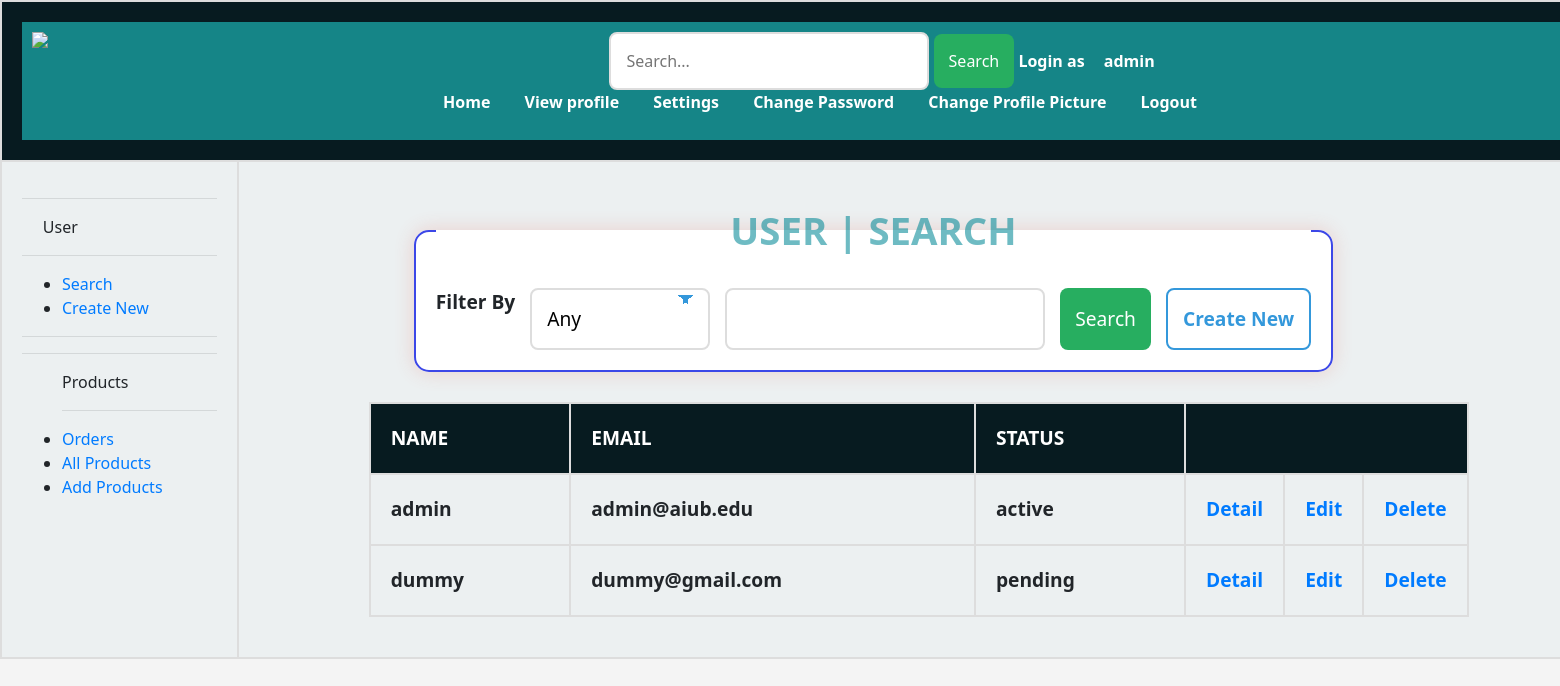
The page /app/admin/search.php (signed in) on the database its author committed.
### tables this page shows
CREATE TABLE `users` (
  `username` varchar(20) NOT NULL,
  `usertype` varchar(20) NOT NULL,
  `password` varchar(20) NOT NULL,
  `name` varchar(50) NOT NULL,
  `email` varchar(50) NOT NULL,
  `gender` varchar(50) NOT NULL,
  `dob` varchar(15) NOT NULL,
  `pp` varchar(500) NOT NULL,
  `address` varchar(255) NOT NULL,
  `status` varchar(255) NOT NULL,
  `regdate` varchar(255) NOT NULL,
  `lastlogin` varchar(255) NOT NULL
);

### data/db.php (called while the page is built, shortened)
<?php
    $host="127.0.0.1";
    $user="root";
    $pass="";
    $dbname="ecommerce";
    $port=3306;
    function executeSQL($sql){
        global $host, $user, $pass, $dbname, $port;
        $link=mysqli_connect($host, $user, $pass, $dbname, $port);
        $result = mysqli_query($link, $sql);
        return $result;
    }
?>

### data/admin_user_service.php (called while the page is built, shortened)
<?php
	if(require_once("db.php"))
    {
	 function getAllUsers(){
            $sql = "SELECT * FROM users";
            $result = executeSQL($sql);
            $allUser = array();
			for($i=0; $row=mysqli_fetch_assoc($result); ++$i)
			{
            $allUser[$i] = $row;
			}
            return $allUser;
            }
    }
	else
    {
            echo "Database not found";
	}
?>

### app/admin/search.php (the view, shortened to what this page needs)
<?php include "../../data/admin_user_service.php"; ?>
<?php
    if ($_SERVER['REQUEST_METHOD'] == "POST") {
        $searchKey = $_POST['search'];
        $searchfilter = $_REQUEST['filter'];
        if($searchfilter == "any")
        {
            $AllUser = getAllUsers();
        }
        else if($searchfilter == "name")
        {
            $AllUser = getUsersByName($searchKey);
        }
         else if($searchfilter == "email")
        {
            $AllUser = getUsersByEmail($searchKey);
        }
        else if($searchfilter == "status")
        {
            $AllUser = getUsersByStatus($searchKey);
        }
        else
         {
             $AllUser = getUsersByType($searchKey);
         }
    }
    else
    {
         $AllUser = getAllUsers();
    }
?>
<!DOCTYPE html>
<html lang="en">
<head>
<link rel="stylesheet" href="https://cdn.jsdelivr.net/npm/bootstrap@4.0.0/dist/css/bootstrap.min.css">
<link rel="stylesheet" href="../visitor/CSS/home.css">
<link rel="stylesheet" href="css/loggedin.css">
<link rel="stylesheet" href="css/profile.css">
<link rel="stylesheet" href="css/search.css">
</head>
<body width="1600">
	<table width="1600" border="1" align="center" cellpadding="0" cellspacing="0">
    <tr>
		<th colspan="4" align="center" width="60%">
			<nav>
				<a href="loggedin.php"><img src="pictures\eshop_logo.png" align="left" align="top" width="20%"></a>
				<div class="search-bar">
					<input type="text" class="search-input" placeholder="Search...">
					<button class="search-button">Search</button>
				</div>
				Login as <a href="profile.php"><?= $_SESSION['user']['name']; ?></a>
            <div class="sidebar">
                <ul>
                 <a href="loggedin.php">Home</a></li>
                   <a href="profile.php">View profile</a></li>
                    <a href="editprofile.php">Settings</a>
                    <a href="changepass.php">Change Password</a></li>
                    <a href="changepp.php">Change Profile Picture</a></li>
                   <a href="logouthandler.php">Logout</a></li>
                </ul>
            </div>
			</tr>
			<td width="200" valign="top">
				<hr>
				<span>&nbsp;&nbsp;&nbsp;&nbsp;&nbsp;User</span><br>
				<hr>
				<ul>
					<li><a href="search.php">Search</a></li>
					<li><a href="create.php">Create New</a></li>
				</ul>
				<hr>
        <hr>
        <ul>
            Products
            <hr>
			<li><a href="pending.php">Orders</a></li>
            <li><a href="allProducts.php">All Products</a></li>
            <li><a href="settings.php">Add Products</a></li>
			</td>
			<td valign="top" height="400" >
<div class="container">
    <fieldset class="search-container">
        <legend class="search-legend">USER | SEARCH</legend>
        <form method="POST" novalidate class="search-form">
            <label for="filter">Filter By</label>
            <select name="filter" id="filter" class="filter-select">
                <option value="any">Any</option>
            </select>
            <input type="text" id="searchuserbox" name="search" class="search-input"/>
            <input type="submit" value="Search" class="search-button"/>
            <a href="create.php" class="create-link">Create New</a>
        </form>
    </fieldset>
    <br/>
    <table class="user-table">
        <tr>
            <th align="left">NAME</th>
            <th align="left">EMAIL</th>
            <th align="left">STATUS</th>
            <th colspan="3"></th>
        </tr>
        <?php foreach($AllUser as $user) {?>
            <tr>
                <td><?=$user['name'];?></td>
                <td><?=$user['email'];?></td>
                <td><?=$user['status'];?></td>
                <td width="40"><a href="detail.php?un=<?=$user['username'];?>">Detail</a></td>
                <td width="30"><a href="edit.php?un=<?=$user['username'];?>">Edit</a></td>
                <td width="45"><a href="delete.php?un=<?=$user['username'];?>">Delete</a></td>
            </tr>
        <?php } ?>
    </table>
</div>
			</td>
	</table>
</body>
</html>

### app/visitor/CSS/home.css (style rules this page uses)
nav { background-color: rgb(21, 133, 135); padding: 10px; text-align: center; }
nav a { color: white; text-decoration: none; padding: 10px; margin: 0 5px; }
nav img { max-width: 100%; height: auto; }
.search-bar { display: inline-block; }
.search-input { padding: 5px; border: 1px solid #ccc; border-radius: 3px; }
.search-button { padding: 5px 10px; background-color: #4c87c1; color: white; border: none; border-radius: 3px; cursor: pointer; }
th { background-color: #071b20; color: white; padding: 10px; text-align: center; }
td { border: 1px solid #ccc; padding: 10px; }

### app/admin/css/loggedin.css (style rules this page uses)
.container { display: flex; flex-wrap: wrap; justify-content: space-around; padding: 20px; }

### app/admin/css/profile.css (style rules this page uses)
body { margin: 0; padding: 0; font-family: 'Segoe UI', Tahoma, Geneva, Verdana, sans-serif; background-color: #f4f4f4; }

### app/admin/css/search.css (style rules this page uses)
.container { width: 100%; text-align: center; font-weight: 600; font-size: larger; }
.search-container { padding: 20px; background-color: rgb(255, 255, 255); border: 2px solid #3c47e7; border-radius: 15px; box-shadow: 0 0 20px rgba(231, 76, 60, 0.2); }
.search-legend { font-size: 2em; font-weight: bold; color: #00879691; }
.search-form { display: flex; flex-wrap: wrap; gap: 15px; }
.filter-select, .search-input, .search-button, .create-link { padding: 15px; border: 2px solid #ddd; border-radius: 8px; font-size: 1em; }
.filter-select { width: 180px; appearance: none; background: #fff; background-image: linear-gradient(45deg, transparent 50%, #3498db 50%), linear-gradient(135deg, #3498db 50%, transparent 50%); background-position: calc(100% - 20px) 5px, calc(100% - 15px) 5px; background-size: 10px 10px; background-repeat: no-repeat; padding-right: 30px; cursor: pointer; }
.search-input { width: 320px; }
.search-button { background-color: #27ae60; color: #fff; cursor: pointer; border: none; }
.create-link { text-decoration: none; color: #3498db; font-weight: bold; border: 2px solid #3498db; }
.user-table { width: 100%; margin-top: 30px; border-collapse: collapse; }
th, td { padding: 20px; border: 2px solid #ddd; text-align: left; }
tr:nth-child(even) { background-color: #ecf0f1; }

### rows shown on the page
users: name "admin", email "admin@aiub.edu", status "active"
users: name "dummy", email "dummy@gmail.com", status "pending"

### other values the page prints
$_SESSION['user']['name'] "admin"
